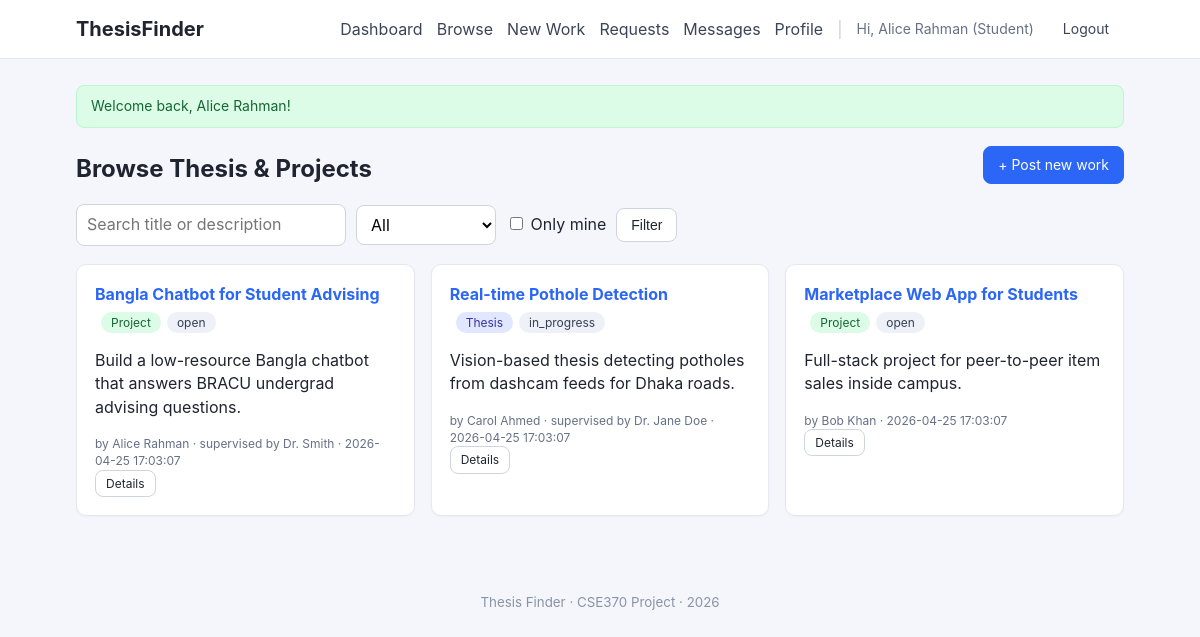
Screenshot of /projects/index.php (signed in) with the database file from the repository.
### tables this page shows
CREATE TABLE work (
    project_id    INT AUTO_INCREMENT PRIMARY KEY,
    title         VARCHAR(200) NOT NULL,
    description   TEXT,
    owner_id      INT NOT NULL,
    created_at    DATETIME NOT NULL DEFAULT CURRENT_TIMESTAMP,
    supervisor_id INT DEFAULT NULL,
    thesis_flag   TINYINT(1) NOT NULL DEFAULT 0,
    project_flag  TINYINT(1) NOT NULL DEFAULT 0,
    CONSTRAINT fk_work_owner      FOREIGN KEY (owner_id)      REFERENCES user(id)         ON DELETE CASCADE,
    CONSTRAINT fk_work_supervisor FOREIGN KEY (supervisor_id) REFERENCES teacher(user_id) ON DELETE SET NULL
);

CREATE TABLE user (
    id              INT AUTO_INCREMENT PRIMARY KEY,
    email           VARCHAR(120) NOT NULL UNIQUE,
    password        VARCHAR(255) NOT NULL,
    name            VARCHAR(120) NOT NULL,
    student_flag    TINYINT(1) NOT NULL DEFAULT 0,
    teacher_flag    TINYINT(1) NOT NULL DEFAULT 0,
    created_at      DATETIME NOT NULL DEFAULT CURRENT_TIMESTAMP
);

### includes/auth.php (called while the page is built, shortened)
<?php
function url(string $path): string {
    return BASE_URL . $path;
}
function h(?string $s): string {
    return htmlspecialchars((string)$s, ENT_QUOTES | ENT_SUBSTITUTE, 'UTF-8');
}

### projects/index.php (the view, shortened to what this page needs)
<?php
require_once __DIR__ . '/../config/db.php';
require_once __DIR__ . '/../includes/auth.php';
$q    = trim($_GET['q']    ?? '');
$type = $_GET['type'] ?? 'all';
$mine = isset($_GET['mine']);
$sql = "
    SELECT w.project_id, w.title, w.description, w.created_at, w.thesis_flag, w.project_flag,
           u.name AS owner_name, t.name AS supervisor_name,
           (SELECT project_status FROM project_status WHERE project_id = w.project_id ORDER BY project_status LIMIT 1) AS status
    FROM work w
    JOIN user u  ON u.id = w.owner_id
    LEFT JOIN user t ON t.id = w.supervisor_id
    WHERE 1=1
";
$sql .= ' ORDER BY w.created_at DESC LIMIT 100';
$stmt = $conn->prepare($sql);
$stmt->execute();
$rows = $stmt->get_result()->fetch_all(MYSQLI_ASSOC);
require __DIR__ . '/../includes/header.php';
?>
<div class="page-head">
    <h1>Browse Thesis &amp; Projects</h1>
    <a class="btn btn-primary" href="<?= url('/projects/create.php') ?>">+ Post new work</a>
</div>
<form class="filters" method="get">
    <input type="search" name="q" placeholder="Search title or description" value="<?= h($q) ?>">
    <select name="type">
        <option value="all"     <?= $type==='all'    ?'selected':'' ?>>All</option>
    </select>
    <label class="inline"><input type="checkbox" name="mine" <?= $mine?'checked':'' ?>> Only mine</label>
    <button class="btn" type="submit">Filter</button>
</form>
<?php if (!$rows): ?>
    <p class="muted">No work matches the filters. Try posting a new one!</p>
<?php else: ?>
<div class="grid-2">
    <?php foreach ($rows as $w): ?>
        <article class="card work-card">
            <h3><a href="<?= url('/projects/view.php') ?>?id=<?= (int)$w['project_id'] ?>"><?= h($w['title']) ?></a></h3>
            <div class="tags">
                <?php if ($w['thesis_flag']):  ?><span class="tag tag-thesis">Thesis</span><?php endif; ?>
                <?php if ($w['project_flag']): ?><span class="tag tag-project">Project</span><?php endif; ?>
                <?php if ($w['status']): ?><span class="tag"><?= h($w['status']) ?></span><?php endif; ?>
            </div>
            <p><?= h(mb_strimwidth($w['description'] ?? '', 0, 180, '...')) ?></p>
            <div class="muted small">
                by <?= h($w['owner_name']) ?>
                <?php if ($w['supervisor_name']): ?> &middot; supervised by <?= h($w['supervisor_name']) ?><?php endif; ?>
                &middot; <?= h($w['created_at']) ?>
            </div>
            <a class="btn btn-sm" href="<?= url('/projects/view.php') ?>?id=<?= (int)$w['project_id'] ?>">Details</a>
        </article>
    <?php endforeach; ?>
</div>
<?php endif; ?>
<?php require __DIR__ . '/../includes/footer.php'; ?>

### assets/css/style.css (style rules this page uses)
* { box-sizing: border-box; }
html, body { margin: 0; padding: 0; }
body { font-family: -apple-system, BlinkMacSystemFont, "Segoe UI", Roboto, Helvetica, Arial, sans-serif; background: #f4f6fb; color: #1f2430; line-height: 1.45; }
a { color: #2b66f6; text-decoration: none; }
.card { background: #fff; border: 1px solid #e5e8f0; border-radius: 10px; padding: 18px; margin-bottom: 18px; box-shadow: 0 1px 2px rgba(15,23,42,.04); }
h1 { font-size: 24px; margin: 14px 0 6px; }
h3 { font-size: 16px; margin: 0 0 6px; }
.btn { display: inline-block; padding: 8px 14px; border: 1px solid #d0d5dd; background: #fff; color: #1f2430; border-radius: 8px; cursor: pointer; font-size: 14px; text-decoration: none; transition: background .15s, border-color .15s; }
.btn-primary { background: #2b66f6; border-color: #2b66f6; color: #fff; }
.btn-sm { padding: 4px 10px; font-size: 12px; }
.muted { color: #667085; }
.small { font-size: 12px; }
.tags { display: inline-flex; gap: 6px; flex-wrap: wrap; margin-left: 6px; }
.tag { display: inline-block; padding: 2px 10px; font-size: 12px; background: #eef1f7; color: #344054; border-radius: 999px; }
.tag-thesis { background: #e0e7ff; color: #3730a3; }
.tag-project { background: #dcfce7; color: #166534; }
.grid-2 { display: grid; grid-template-columns: repeat(auto-fit, minmax(320px, 1fr)); gap: 16px; }
.work-card h3 { margin-bottom: 4px; }
.page-head { display: flex; align-items: center; justify-content: space-between; flex-wrap: wrap; gap: 10px; margin-top: 10px; }
.filters { display: flex; flex-wrap: wrap; gap: 10px; align-items: center; margin: 12px 0 18px; }
.filters input, .filters select { padding: 8px 10px; border: 1px solid #d0d5dd; border-radius: 8px; font: inherit; background: #fff; }

### rows the page displays
work: title "Bangla Chatbot for Student Advising", project_flag "Project", status "open", description "Build a low-resource Bangla chatbot that answers BRACU undergrad advising questions.", owner.name "Alice Rahman", user.name "Dr. Smith", created_at "2026-04-25 17:03:07"
work: title "Real-time Pothole Detection", thesis_flag "Thesis", status "in_progress", description "Vision-based thesis detecting potholes from dashcam feeds for Dhaka roads.", owner.name "Carol Ahmed", user.name "Dr. Jane Doe", created_at "2026-04-25 17:03:07"
work: title "Marketplace Web App for Students", project_flag "Project", status "open", description "Full-stack project for peer-to-peer item sales inside campus.", owner.name "Bob Khan", created_at "2026-04-25 17:03:07"

### other values shown
current_user_name() "Alice Rahman"
$succ "Welcome back, Alice Rahman!"
